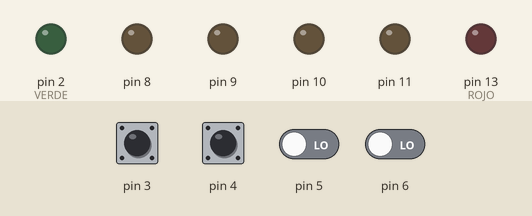
Simulated run of this sketch. Board: Arduino Uno, built with avr-gcc and run on an emulated ATmega328P. On the bench: output pins drawn as LEDs (lit = HIGH). The inputs (shaded band) are chosen by the test bench; at power-on: pin 3–6 LOW. Random numbers use the default seed unless the sketch sets one.

Above: at 4.1 s.
4.2 s: pin 3 pulsed HIGH 2 times (0.12 s each, 0.3 s apart)
At 5.6 s:
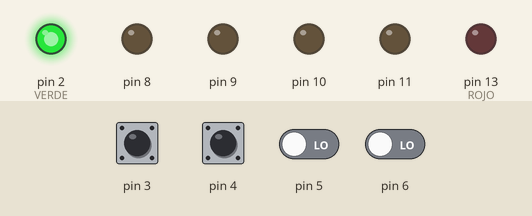
At 6.8 s:
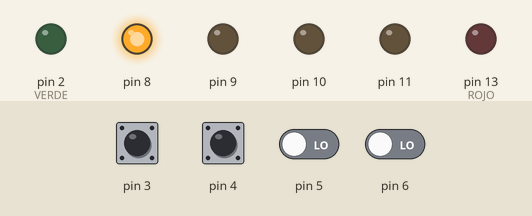
7.8 s: pin 4 pulsed HIGH 2 times (0.12 s each, 0.3 s apart)
At 8.4 s:
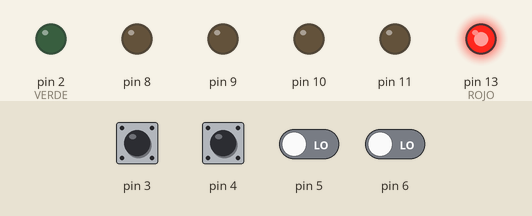
Timing chart, 0 to 14.6 s (numbered marks = the images above; inputs shaded):
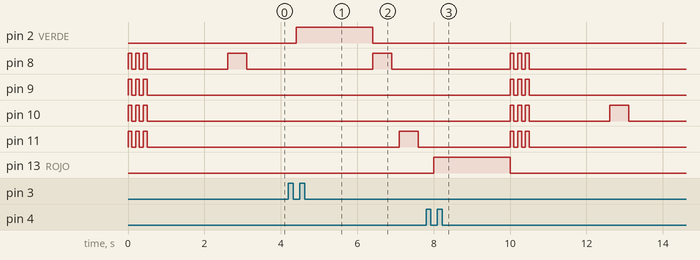

The sketch:

simon.ino
```cpp
#define ROJO 13
#define VERDE 2
#define TAM 20
int seq[TAM];

void setup() {
  pinMode(11, OUTPUT);
  pinMode(10, OUTPUT);
  pinMode(9, OUTPUT);
  pinMode(8, OUTPUT);

  pinMode(6, INPUT);
  pinMode(5, INPUT);
  pinMode(4, INPUT);
  pinMode(3, INPUT);

  pinMode(ROJO, OUTPUT);
  pinMode(VERDE, OUTPUT);

  randomSeed(analogRead(0));
}

void loop()
{
  int cont = 1;
  for (int i = 0; i < 3; i++)
  {
    digitalWrite(11, HIGH);
    digitalWrite(10, HIGH);
    digitalWrite(9, HIGH);
    digitalWrite(8, HIGH);

    delay(100);

    digitalWrite(11, LOW);
    digitalWrite(10, LOW);
    digitalWrite(9, LOW);
    digitalWrite(8, LOW);

    delay (100);
  }
  for (int i = 0; i < sizeof(seq); i++)
  {
    seq[i] = random(8, 12);
    delay(50);
  }
  bool error = false;
  do
  {
    //muestro la secuencia a través de los LED
    for (int j = 0; j < cont; j++)
    {
      digitalWrite(seq[j], HIGH);
      delay(500);
      digitalWrite(seq[j], LOW);
      delay(200);
    }
    for (int j = 0; j < cont; j++)
    {
      int b = 0;
      do
      {
        if (digitalRead(6) == HIGH)
        {
          b = 11;
          do
          delay(200);
          while(digitalRead(6) == HIGH);
        }
        if (digitalRead(5) == HIGH)
        {
          b = 10;
          do
          delay(200);
          while(digitalRead(5) == HIGH);
        }
        if (digitalRead(4) == HIGH)
        {
          b = 9;
          do
          delay(200);
          while(digitalRead(4) == HIGH);
        }
        if (digitalRead(3) == HIGH)
        {
          b = 8;
          do
          delay(200);
          while(digitalRead(3) == HIGH);
        }
      } while (b == 0);
      if (b != seq[j])
      {
        digitalWrite(ROJO, HIGH);
        delay(2000);
        digitalWrite(ROJO, LOW);
        error = true;
        break;
      }
    }
    if (!error)
    {
      digitalWrite(VERDE, HIGH);
      delay(2000);
      digitalWrite(VERDE, LOW);
    }
    cont++;
    if (cont > TAM)
    {
      for (int i = 0; i < 5; i++)
      {
        digitalWrite(VERDE, HIGH);
        delay(100);
        digitalWrite(VERDE, LOW);
        delay (100);
      }
    }
  } while (!error && cont <= TAM);
}
```

Measured:
- after the input at 4.2 s, pin 2 (VERDE): LOW → HIGH after 0.20 s, → LOW 2.0 s later; pin 8: LOW → HIGH after 2.2 s, → LOW 0.50 s later; pin 11: LOW → HIGH after 2.9 s, → LOW 0.50 s later
- after the input at 7.8 s, pin 8, pin 9, pin 11: alternates HIGH for 0.10 s and LOW for 0.10 s, 6 changes in all, then stays LOW, starting after 2.2 s; pin 10: LOW → HIGH after 2.2 s, → LOW 0.10 s later, → HIGH 0.10 s later, → LOW 0.10 s later, … (8 changes in this stretch); pin 13 (ROJO): LOW → HIGH after 0.20 s, → LOW 2.0 s later
- by itself, pin 9–11: alternates HIGH for 0.10 s and LOW for 0.10 s, 6 changes in all, then stays LOW
